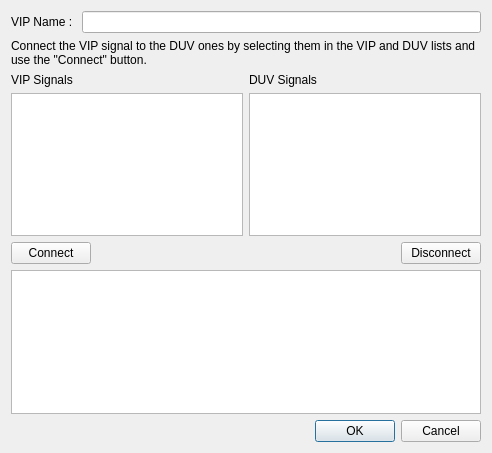
<?xml version="1.0" encoding="UTF-8"?>
<ui version="4.0">
 <class>VIPConnectorDialog</class>
 <widget class="QDialog" name="VIPConnectorDialog">
  <property name="geometry">
   <rect>
    <x>0</x>
    <y>0</y>
    <width>492</width>
    <height>453</height>
   </rect>
  </property>
  <property name="windowTitle">
   <string>VIP Connections</string>
  </property>
  <layout class="QVBoxLayout" name="verticalLayout">
   <item>
    <layout class="QHBoxLayout" name="horizontalLayout_2">
     <item>
      <widget class="QLabel" name="label_4">
       <property name="text">
        <string>VIP Name : </string>
       </property>
      </widget>
     </item>
     <item>
      <widget class="QLineEdit" name="name"/>
     </item>
    </layout>
   </item>
   <item>
    <widget class="QLabel" name="label_3">
     <property name="text">
      <string>Connect the VIP signal to the DUV ones by selecting them in the VIP and DUV lists and use the &quot;Connect&quot; button.</string>
     </property>
     <property name="wordWrap">
      <bool>true</bool>
     </property>
    </widget>
   </item>
   <item>
    <layout class="QGridLayout" name="gridLayout">
     <item row="0" column="0">
      <widget class="QLabel" name="label">
       <property name="text">
        <string>VIP Signals</string>
       </property>
      </widget>
     </item>
     <item row="0" column="1">
      <widget class="QLabel" name="label_2">
       <property name="text">
        <string>DUV Signals</string>
       </property>
      </widget>
     </item>
     <item row="1" column="0">
      <widget class="QTableView" name="vip">
       <property name="editTriggers">
        <set>QAbstractItemView::NoEditTriggers</set>
       </property>
       <property name="dragEnabled">
        <bool>true</bool>
       </property>
       <property name="dragDropMode">
        <enum>QAbstractItemView::DragDrop</enum>
       </property>
       <property name="selectionMode">
        <enum>QAbstractItemView::SingleSelection</enum>
       </property>
       <property name="selectionBehavior">
        <enum>QAbstractItemView::SelectRows</enum>
       </property>
       <property name="sortingEnabled">
        <bool>true</bool>
       </property>
       <property name="cornerButtonEnabled">
        <bool>false</bool>
       </property>
       <attribute name="horizontalHeaderVisible">
        <bool>true</bool>
       </attribute>
       <attribute name="horizontalHeaderStretchLastSection">
        <bool>true</bool>
       </attribute>
       <attribute name="verticalHeaderVisible">
        <bool>false</bool>
       </attribute>
      </widget>
     </item>
     <item row="1" column="1">
      <widget class="QTableView" name="duv">
       <property name="editTriggers">
        <set>QAbstractItemView::NoEditTriggers</set>
       </property>
       <property name="dragEnabled">
        <bool>true</bool>
       </property>
       <property name="dragDropMode">
        <enum>QAbstractItemView::DragDrop</enum>
       </property>
       <property name="selectionMode">
        <enum>QAbstractItemView::SingleSelection</enum>
       </property>
       <property name="selectionBehavior">
        <enum>QAbstractItemView::SelectRows</enum>
       </property>
       <property name="sortingEnabled">
        <bool>true</bool>
       </property>
       <property name="cornerButtonEnabled">
        <bool>false</bool>
       </property>
       <attribute name="horizontalHeaderVisible">
        <bool>true</bool>
       </attribute>
       <attribute name="horizontalHeaderStretchLastSection">
        <bool>true</bool>
       </attribute>
       <attribute name="verticalHeaderVisible">
        <bool>false</bool>
       </attribute>
      </widget>
     </item>
    </layout>
   </item>
   <item>
    <layout class="QHBoxLayout" name="horizontalLayout">
     <item>
      <widget class="QPushButton" name="connectSignal">
       <property name="text">
        <string>Connect</string>
       </property>
       <property name="icon">
        <iconset resource="../../uve.qrc">
         <normaloff>:/images/add.png</normaloff>:/images/add.png</iconset>
       </property>
      </widget>
     </item>
     <item>
      <spacer name="horizontalSpacer">
       <property name="orientation">
        <enum>Qt::Horizontal</enum>
       </property>
       <property name="sizeHint" stdset="0">
        <size>
         <width>40</width>
         <height>20</height>
        </size>
       </property>
      </spacer>
     </item>
     <item>
      <widget class="QPushButton" name="disconnectSignal">
       <property name="text">
        <string>Disconnect</string>
       </property>
       <property name="icon">
        <iconset resource="../../uve.qrc">
         <normaloff>:/images/delete.png</normaloff>:/images/delete.png</iconset>
       </property>
      </widget>
     </item>
    </layout>
   </item>
   <item>
    <widget class="QTableView" name="result">
     <property name="editTriggers">
      <set>QAbstractItemView::NoEditTriggers</set>
     </property>
     <property name="dragEnabled">
      <bool>true</bool>
     </property>
     <property name="dragDropMode">
      <enum>QAbstractItemView::DragDrop</enum>
     </property>
     <property name="selectionMode">
      <enum>QAbstractItemView::SingleSelection</enum>
     </property>
     <property name="selectionBehavior">
      <enum>QAbstractItemView::SelectRows</enum>
     </property>
     <property name="sortingEnabled">
      <bool>true</bool>
     </property>
     <property name="cornerButtonEnabled">
      <bool>false</bool>
     </property>
     <attribute name="horizontalHeaderVisible">
      <bool>true</bool>
     </attribute>
     <attribute name="horizontalHeaderStretchLastSection">
      <bool>true</bool>
     </attribute>
     <attribute name="verticalHeaderVisible">
      <bool>false</bool>
     </attribute>
    </widget>
   </item>
   <item>
    <widget class="QDialogButtonBox" name="buttonBox">
     <property name="orientation">
      <enum>Qt::Horizontal</enum>
     </property>
     <property name="standardButtons">
      <set>QDialogButtonBox::Cancel|QDialogButtonBox::Ok</set>
     </property>
    </widget>
   </item>
  </layout>
 </widget>
 <resources>
  <include location="../../uve.qrc"/>
 </resources>
 <connections>
  <connection>
   <sender>buttonBox</sender>
   <signal>accepted()</signal>
   <receiver>VIPConnectorDialog</receiver>
   <slot>accept()</slot>
   <hints>
    <hint type="sourcelabel">
     <x>248</x>
     <y>254</y>
    </hint>
    <hint type="destinationlabel">
     <x>157</x>
     <y>274</y>
    </hint>
   </hints>
  </connection>
  <connection>
   <sender>buttonBox</sender>
   <signal>rejected()</signal>
   <receiver>VIPConnectorDialog</receiver>
   <slot>reject()</slot>
   <hints>
    <hint type="sourcelabel">
     <x>316</x>
     <y>260</y>
    </hint>
    <hint type="destinationlabel">
     <x>286</x>
     <y>274</y>
    </hint>
   </hints>
  </connection>
 </connections>
</ui>
